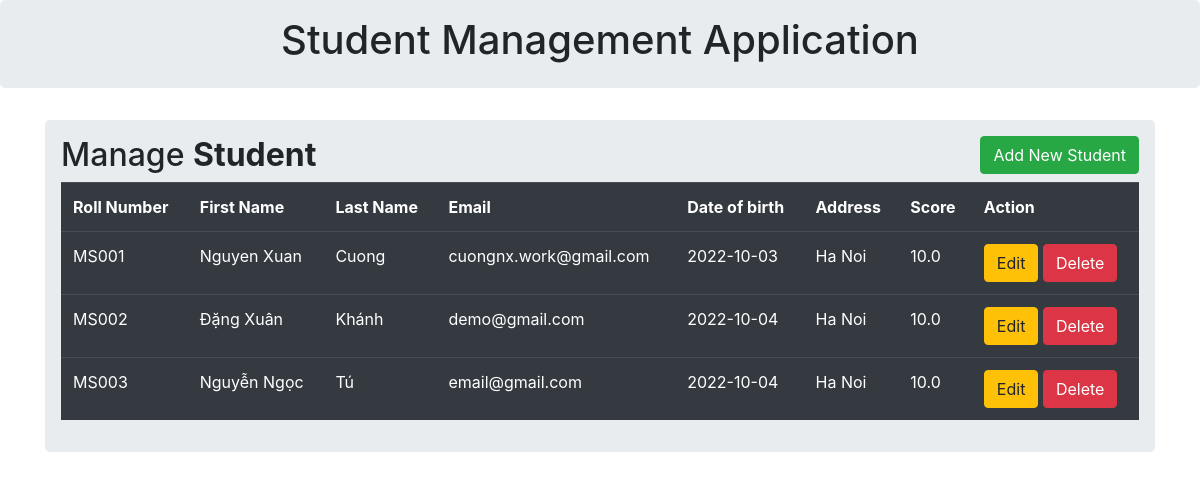
/, run on an earlier commit of the app's database.
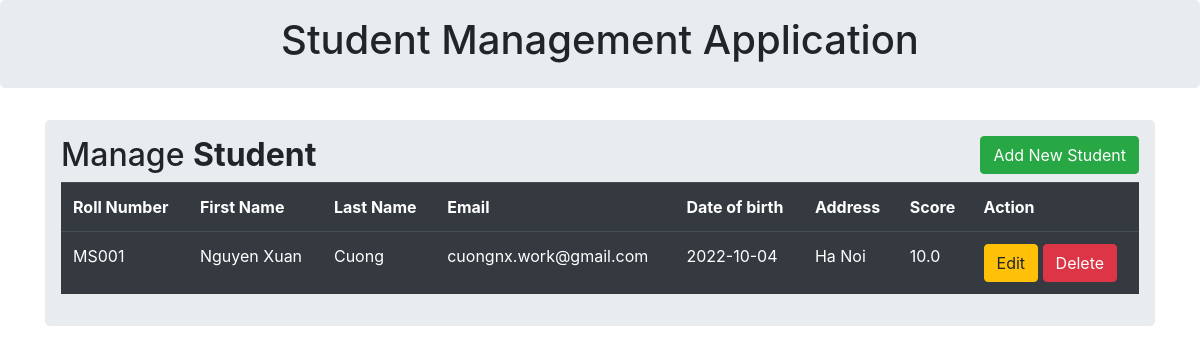
And on a later commit of the database.
### tables this page shows
CREATE TABLE student (
                                            roll_number text PRIMARY KEY,
                                            first_name text NOT NULL,
                                            last_name text NOT NULL,
                                            email text NOT NULL,
                                            date_of_birth text NOT NULL,
                                            address text NOT NULL,
                                            score real NOT NULL
                                        );

### app.py (the view)
@app.route('/')
def index():
    allData = studentData.getAll()
    return render_template('index.html', students = allData)

### data_access.py (called while the page is built)
    def getAll(self):
        sql_select = """SELECT roll_number, first_name, last_name, email, date_of_birth, address, score FROM student"""
        data = self.conn.cursor().execute(sql_select).fetchall()
        students = []
        for item in data:
            s = Student(item)
            students.append(s)
        return students

### student.py (called while the page is built)
    @property
    def rnumber(self): return self.__rnumber

    @property
    def fname(self): return self.__fname

    @property
    def lname(self): return self.__lname

    @property
    def email(self): return self.__email

    @property
    def dob(self): return self.__dob

    @property
    def address(self): return self.__address

    @property
    def score(self): return self.__score

### templates/index.html (shortened to what this page needs)
{% extends 'base.html' %}
{% block body %}
    <div class="container">
        <div class="row">
            <div class="col-md-12">
                <div class="jumbotron p-3">
                    <h2>Manage <b>Student </b>
                        <button type="button" class="btn btn-success float-right"
                                data-toggle="modal"
                                data-target="#myModal">Add New Student
                        </button>
                    </h2>
                    <table class="table table-hover table-dark">
                        <tr>
                            <th>Roll Number</th>
                            <th>First Name</th>
                            <th>Last Name</th>
                            <th>Email</th>
                            <th>Date of birth</th>
                            <th>Address</th>
                            <th>Score</th>
                            <th>Action</th>
                        </tr>
                        {% for row in students %}
                        <tr>
                            <td>{{row.rnumber}}</td>
                            <td>{{row.fname}}</td>
                            <td>{{row.lname}}</td>
                            <td>{{row.email}}</td>
                            <td>{{row.dob}}</td>
                            <td>{{row.address}}</td>
                            <td>{{row.score}}</td>
                            <td>
                                <a href="/update/{{row.rnumber}}" class="btn btn-warning btn-xs"
                                   data-toggle="modal"
                                   data-target="#modalEdit{{row.rnumber}}">Edit</a>
                                <a href="/delete/{{row.rnumber}}" class="btn btn-danger btn-xs"
                                   onclick="return confirm('Are you sure?')">Delete</a>
                            </td>
                        </tr>
                        {% endfor %}
                    </table>
                </div>
            </div>
        </div>
    </div>
{% endblock %}

What changed in the data, as far as the page shows it:
removed student: rnumber "MS002", fname "Đặng Xuân", lname "Khánh", email "demo@gmail.com", dob "2022-10-04", address "Ha Noi", score "10.0"
removed student: rnumber "MS003", fname "Nguyễn Ngọc", lname "Tú", email "email@gmail.com", dob "2022-10-04", address "Ha Noi", score "10.0"
changed student "MS001": dob "2022-10-03" → "2022-10-04"
